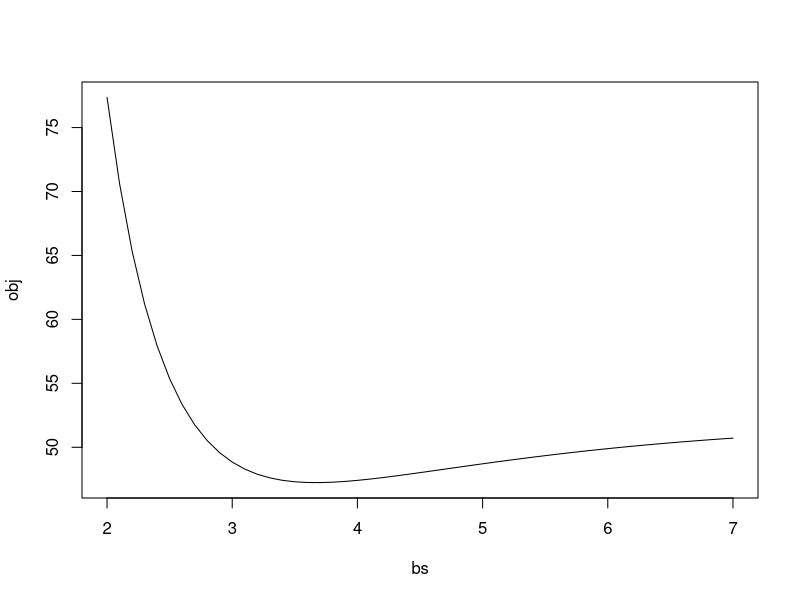
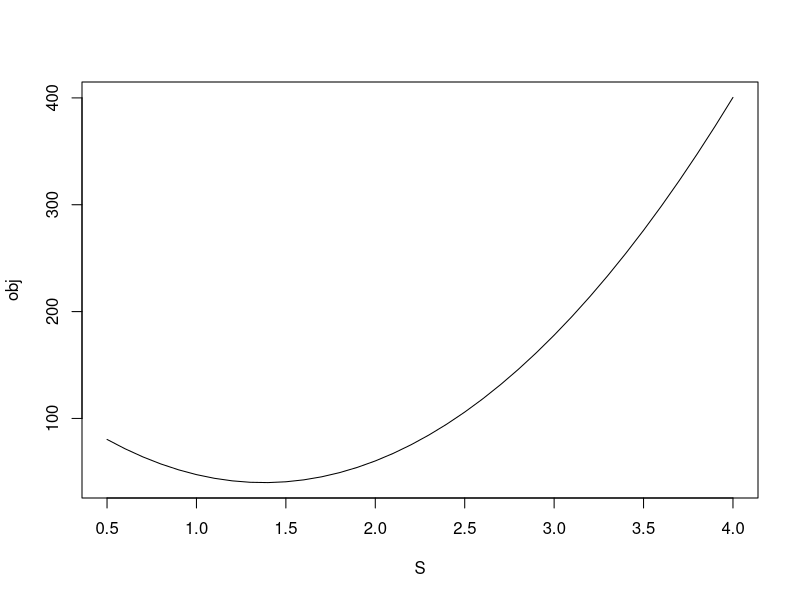

Source code (R) for these figures, in order: (Note: a time limit stopped this script after it produced the figures.)

### C_e(s) = sigy2*exp(-beta1^2|s|)
### objective function: \sum_{ij}(\hat sigma_{ij} - sigma_{ij})^2; sigma_{ij} = cov(Y_i, Y_j)
### for newton raphson algorithm see the notebook



library(MASS)
library(Matrix)

cov.exp <- function(x, beta, sig2)
{
  return(sig2*exp(-beta^2*x))
}

simu.Y <- function(beta1, sigy2, N, Time, rhos)
{
  X_loc = runif(N, 0, sqrt(400)/10)
  Y_loc = runif(N, 0, sqrt(400)/10)
  loc = cbind(X_loc, Y_loc)
  dist_loc2 = as.matrix(dist(loc))
  
  #### simulate epsilon
  cov_e = cov.exp(dist_loc2, beta1, sigy2)
  
  #### simulate epsilon
  eig_e = eigen(cov_e)
  sqrt_value = sqrt(eig_e$values)
  eps_mat = sapply(1:Time, function(t){
    eps0 = rnorm(N, 0, 1)
    eps = eig_e$vectors%*%(sqrt_value*eps0)
  })
  Y = matrix(0, nrow = N, ncol = Time)
  Y[,1] = eps_mat[,1]
  for (t in 2:Time)
  {
    Y[,t] = Y[,t-1]*rhos + eps_mat[,t]
  }
  
  return(list(Y = Y, dist_loc2 = dist_loc2))
}

estRho<-function(Y)
{
  Time = ncol(Y)
  rhos = apply(Y, 1, function(y){
    sum(y[-Time]*y[-Time])^(-1)*sum(y[-Time]*y[-1])
  })
  return(rhos)
}



lse.step <- function(sig_hat, beta1, sigy2, dist_loc2)
{
  exp_loc = exp(-beta1^2*dist_loc2)
  sig = sigy2*exp_loc
  sig_del = sig_hat - sig
  sig_del2 = sig_hat - 2*sig
  
  grad_beta1 = 4*beta1*sum(sig_del*sig*dist_loc2)
  grad_sigy2 = -2*sum(sig_del*exp_loc)
  grad_para = c(grad_beta1, grad_sigy2)
  
  ### hessian matrix
  hmat = matrix(0,2,2)
  hmat[1,1] = (-8*sum(sig_del2*sig*beta1^2*dist_loc2^2) + 4*sum(sig_del*sig*dist_loc2))
  hmat[1,2] = 4*beta1*sum(sig_del2*exp_loc*dist_loc2)
  hmat[2,1] = hmat[1,2]
  hmat[2,2] = 2*sum(exp_loc^2)
  eig_hmat = eigen(hmat)
  if (any(eig_hmat$values<0))
    hmat = (eig_hmat$vectors)%*%(abs(eig_hmat$values)*t(eig_hmat$vectors))
  
  del = solve(hmat)%*%grad_para #grad_beta1/hmat
  return(del)
}


lse.theta<-function(Y, dist_loc2, rhos)
{
  Time = ncol(Y)
  Y0 = Y
  Y = Y[,-1] - rhos*Y[,-Time]
  if (is.null(dim(Y)))
    sig_hat = tcrossprod(Y)
  else
    sig_hat = tcrossprod(Y)/ncol(Y)
  
  #yy = log(sig_hat^2)[upper.tri(dist_loc2)]
  #xx = cbind(-dist_loc2[upper.tri(dist_loc2)], 1)
  #theta = as.vector(solve(crossprod(xx))%*%colSums(xx*yy))
  #theta[1] = sqrt(theta[1]);  theta[2] = exp(theta[2])
  #theta = sqrt(abs(sum(xx*yy)/(4*sum(xx^2))))
  theta = c(2, 2)
  iter = 1
  del = 1
  while(mean(abs(del))>10^-3&iter<1000)
  {
    #cat(mean(abs(del)), " ", theta, "\n")
    del = lse.step(sig_hat, beta1 = theta[1], sigy2 = theta[2], dist_loc2)
    theta = theta - del*0.5
    if (any(theta<0|theta>10))
      theta = runif(2, 2,5)
    iter = iter+1
  }
  return(abs(theta))
}



N = 50; Time = 200
rhos = rep(0.5, N)
simu_res = simu.Y(beta1 = 4, sigy2 = 1, N, Time, rhos = rhos)
Y = simu_res$Y; dist_loc2 = simu_res$dist_loc2
rhos = estRho(Y)
(aa = lse.theta(Y, dist_loc2, rhos = rhos))


### plot the objective function
beta1 = 4
bs = seq(2,7,0.1); obj = rep(0, length(bs))
sig_hat = tcrossprod(Y)/ncol(Y)
for (i in 1:length(bs))
{
  b1 = bs[i]
  sig = exp(-b1^2*dist_loc2)
  sig_del = sig_hat - sig
  obj[i] = sum(sig_del^2)
}

plot(bs, obj, type = "l")
bs[which.min(obj)]

S = seq(0.5, 4, 0.1); obj = rep(0, length(S))
for (i in 1:length(S))
{
  ss = S[i]
  sig = ss*exp(-beta1^2*dist_loc2)
  sig_del = sig_hat - sig
  obj[i] = sum(sig_del^2)
}

plot(S, obj, type = "l")
S[which.min(obj)]

### 
set.seed(1234)
Ns = c(200, 500, 1000, 2000)
Times = c(200, 500, 1000, 2000)
Nrep = 1000
beta1 = 4; sigy2 = 1
rhos = runif(N, 0.2, 0.5)

thetaEst = rep(list(matrix(0, nrow = 2, ncol = Nrep)), 4)
rhosEst = rep(list(matrix(0, nrow = N, ncol = Nrep)), 4)
for (k in 1:4)
{
  Time = Times[k]
  N = 50
  for (i in 1:Nrep)
  {
    cat(i, "\r")
    simu_res = simu.Y(beta1 = 4, sigy2 = 1, N = N, Time = Time, rhos = rhos)
    Y = simu_res$Y; dist_loc2 = simu_res$dist_loc2
    rhosEst[[k]][,i] = estRho(Y)
    thetaEst[[k]][,i] = (lse.theta(Y, dist_loc2,rhos = rhosEst[[k]][,i]))
    #etaEst[k,i] = (lse.theta(Y, dist_loc2))
  }
  cat("Time: ", Time, "\n Rho Bias: ", mean(rhosEst[[k]] - rhos), 
      "\n Rho SD: ", mean((rhosEst[[k]] - rowMeans(rhosEst[[k]]))^2),
      "\n Theta Bias: ", rowMeans(thetaEst[[k]]) - c(beta1, sigy2), 
      "\n Theta SD", rowMeans((thetaEst[[k]] - rowMeans(thetaEst[[k]]))^2) , "\n")
}


### Kriging
